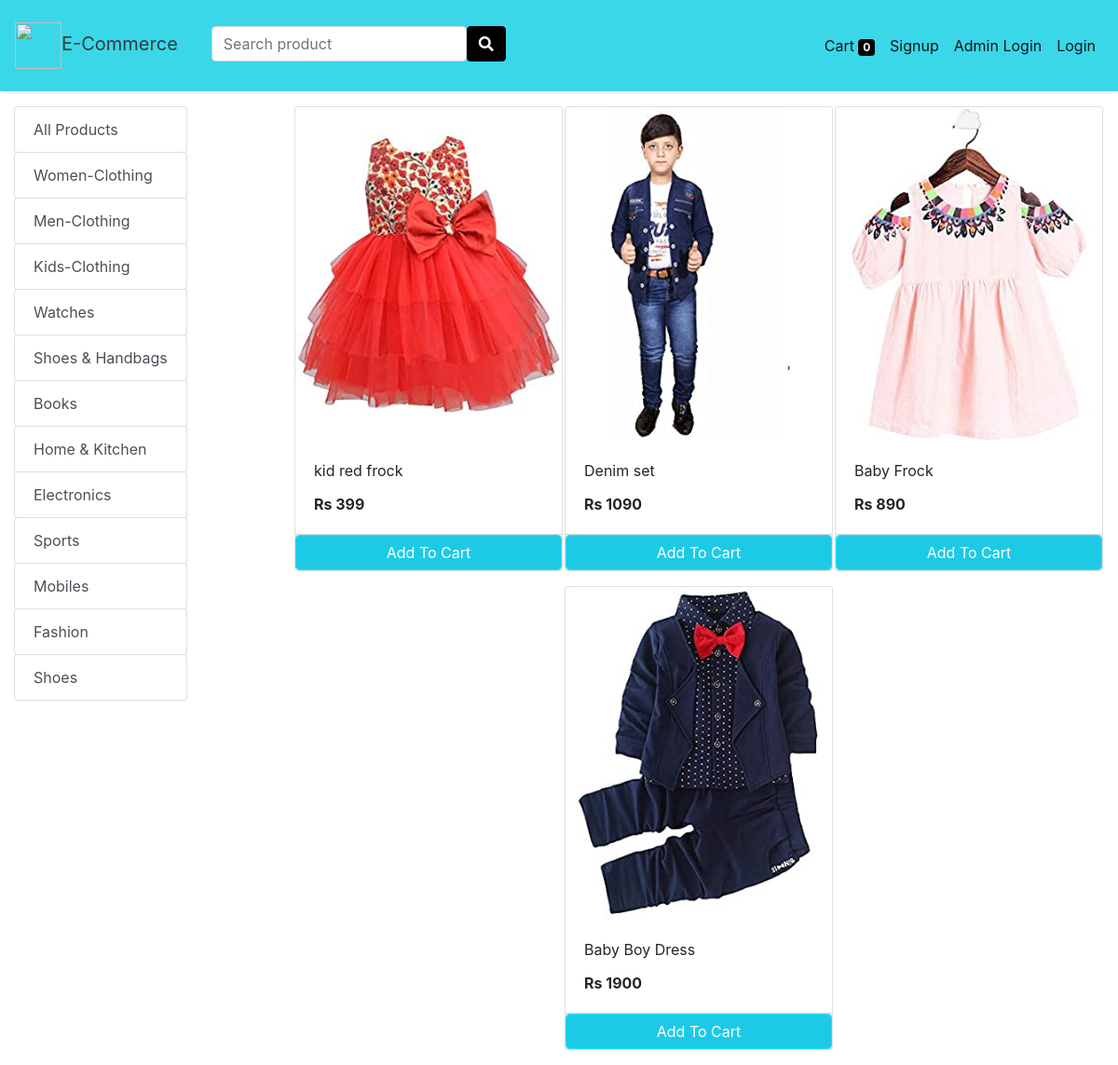
Screenshot of /store?category=24 with the database file from the repository.
### store/models/category.py (models this page shows, shortened)
class Category(models.Model):
    name= models.CharField(max_length=50)
    @staticmethod
    def get_all_categories():
        return Category.objects.all()

### store/models/product.py (models this page shows, shortened)
class Products(models.Model):
    name = models.CharField(max_length=60)
    price= models.IntegerField(default=0)
    category= models.ForeignKey(Category,on_delete=models.CASCADE,default=1 )
    description= models.CharField(max_length=250, default='', blank=True, null= True)
    image= models.ImageField(upload_to='uploads/products/')
    @staticmethod
    def get_all_products_by_categoryid(category_id):
        if category_id:
            return Products.objects.filter (category=category_id)
        else:
            return Products.get_all_products();

### store/views/home.py (the view)
# urls.py: path('' , include('store.urls'))
def store(request):
    cart = request.session.get('cart')
    if not cart:
        request.session['cart'] = {}
    products = None
    categories = Category.get_all_categories()
    categoryID = request.GET.get('category')
    if categoryID:
        products = Products.get_all_products_by_categoryid(categoryID)
    else:
        products = Products.get_all_products();
    data = {}
    data['products'] = products
    data['categories'] = categories
    print('you are : ', request.session.get('email'))
    return render(request, 'index.html', data)

### store/templatetags/cart.py (called while the page is built)
@register.filter (name='is_in_cart')
def is_in_cart(product, cart):
    keys = cart.keys ()
    for id in keys:
        if int (id) == product.id:
            return True
    return False;

### store/templatetags/custom_filter.py (called while the page is built)
@register.filter(name='currency')
def currency(number):
    return "Rs "+str(number)

### store/templates/index.html (shortened to what this page needs)
{% extends 'base.html' %}
{% block content %}
{% load cart %}
{% load custom_filter %}
<div class="container-fluid mt-3">
	<div class="row">
		<div class="col-lg-3 mx-auto">
			<div class="list-group" style="float: left;">
				<a href="/" class="list-group-item list-group-item-action btn btn-outline-success">All Products</a>
				{% for category in categories %}
				<a href="/?category={{category.id}}"
					class="list-group-item list-group-item-action btn btn-outline-success ">{{category.name}}</a>
				{% endfor %}
			</div>
		</div>
		<div id="products" class="col-lg-9 mx-auto">
			<div class="row mx-auto" >
				{% for product in products %}
				<div class="card mx-auto mb-3" id="{{product.id}}" style="width: 18rem;">
					<img class="card-img-top" src="{{product.image.url}}" alt="Card image cap">
					<div class="card-body">
						<p class="card-title">{{product.name}}</p>
						<p class="card-text"><b>{{product.price|currency}}</b></p>
					</div>
					<div class="card-footer p-0 no-gutters">
						{% if product|is_in_cart:request.session.cart %}
						<div class="row no-gutters">
							<form action="/#{{product.id}}" class="col-2 " method="post">
								{% csrf_token %}
								<input hidden type="text" name="product" value="{{product.id}}">
								<input hidden type="text" name="remove" value="True">
								<input type="submit" value=" - " class="btn btn-block btn-success border-right">
							</form>
							<div class="text-center col btn btn-success">{{product|cart_quantity:request.session.cart}} in Cart</div>
							<form action="/#{{product.id}}" class="col-2 " method="post">
								{% csrf_token %}
								<input hidden type="text" name="product" value="{{product.id}}">
								<input type="submit" value=" + " class="btn btn-block btn-success border-left">
							</form>
						</div>
						{% else %}
						<form action="/#{{product.id}}" method="POST" class="btn-block">
							<input type="submit" class="float-right btn btn-success form-control" value="Add To Cart">
						</form>
						{% endif %}
					</div>
				</div>
				{% endfor %}
			</div>
		</div>
	</div>
</div>
{% endblock %}

### store/templates/base.html (style rules this page uses)
.btn-success { color: #fff; background-color: #1dcae5; border-color: #1be0ff; }

### rows the page displays
Category: name "Women-Clothing"
Category: name "Men-Clothing"
Category: name "Kids-Clothing"
Category: name "Watches"
Category: name "Shoes & Handbags"
Category: name "Books"
Category: name "Home & Kitchen"
Category: name "Electronics"
Category: name "Sports"
Category: name "Mobiles"
Category: name "Fashion"
Category: name "Shoes"
Products: image (picture), name "kid red frock", price "Rs 399"
Products: image (picture), name "Denim set", price "Rs 1090"
Products: image (picture), name "Baby Frock", price "Rs 890"
Products: image (picture), name "Baby Boy Dress", price "Rs 1900"

### other values shown
{{ request.session.cart.keys|length }} "0"
